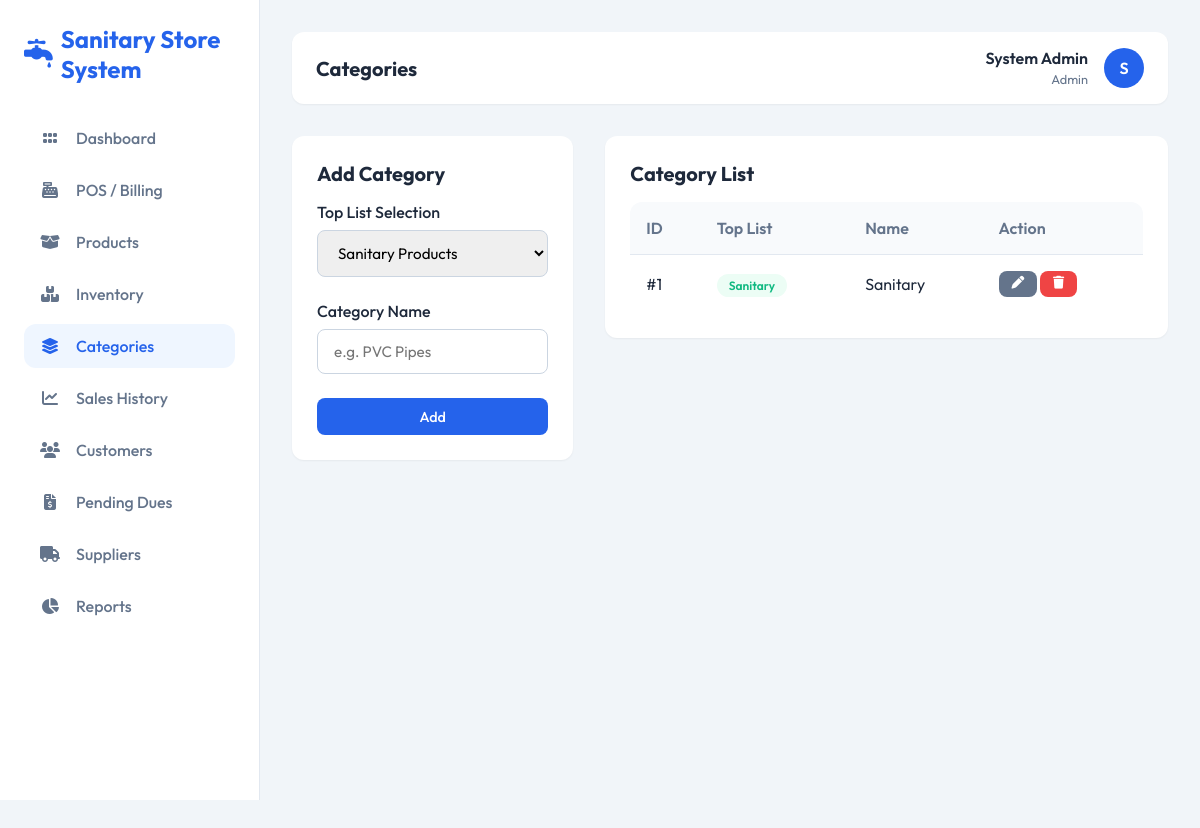
/categories.php, run on the app's committed database.
### tables this page shows
CREATE TABLE IF NOT EXISTS categories (
    id INT AUTO_INCREMENT PRIMARY KEY,
    name VARCHAR(100) NOT NULL,
    top_list VARCHAR(50) DEFAULT 'sanitary'
);

### categories.php (the view, shortened to what this page needs)
<?php
include 'includes/header.php';
$edit_id = null;
$edit_name = '';
$categories = $conn->query("SELECT * FROM categories ORDER BY id DESC");
?>
<div class="app-container" style="padding: 0;">
    <div style="display: grid; grid-template-columns: 1fr 2fr; gap: 2rem;">
        <div>
            <div class="card">
                <h3 style="margin-bottom: 1rem; font-size: 1.25rem;"><?= $edit_id ? 'Edit Category' : 'Add Category' ?></h3>
                <form method="POST">
                    <div class="form-group">
                        <label>Top List Selection</label>
                        <select name="top_list" class="form-control" required>
                            <option value="sanitary" <?= ($edit_top_list ?? 'sanitary') == 'sanitary' ? 'selected' : '' ?>>Sanitary Products</option>
                        </select>
                    </div>
                    <div class="form-group">
                        <label>Category Name</label>
                        <input type="text" name="name" class="form-control" required value="<?= htmlspecialchars($edit_name) ?>" placeholder="e.g. PVC Pipes">
                    </div>
                    <div style="display: flex; gap: 0.5rem;">
                        <button type="submit" class="btn btn-primary" style="flex: 1;">
                            <?= $edit_id ? 'Update' : 'Add' ?>
                        </button>
                    </div>
                </form>
            </div>
        </div>
        <div>
            <div class="card">
                <h3 style="margin-bottom: 1rem; font-size: 1.25rem;">Category List</h3>
                <div class="table-container" style="box-shadow: none; padding: 0;">
                    <table>
                        <thead>
                            <tr>
                                <th>ID</th>
                                <th>Top List</th>
                                <th>Name</th>
                                <th>Action</th>
                            </tr>
                        </thead>
                        <tbody>
                            <?php while($row = $categories->fetch_assoc()): ?>
                            <tr>
                                <td>#<?= $row['id'] ?></td>
                                <td>
                                    <span class="badge" style="background: <?= $row['top_list'] == 'hardware' ? '#eff6ff' : ($row['top_list'] == 'sanitary' ? '#ecfdf5' : '#fff7ed') ?>; color: <?= $row['top_list'] == 'hardware' ? '#2563eb' : ($row['top_list'] == 'sanitary' ? '#10b981' : '#f97316') ?>;">
                                        <?= ucfirst($row['top_list']) ?>
                                    </span>
                                </td>
                                <td><?= htmlspecialchars($row['name']) ?></td>
                                <td>
                                    <a href="categories.php?edit=<?= $row['id'] ?>" class="btn btn-secondary btn-sm"><i class="fa-solid fa-pen"></i></a>
                                    <a href="categories.php?delete=<?= $row['id'] ?>" class="btn btn-danger btn-sm" onclick="return confirm('Delete this category?')"><i class="fa-solid fa-trash"></i></a>
                                </td>
                            </tr>
                            <?php endwhile; ?>
                        </tbody>
                    </table>
                </div>
            </div>
        </div>
    </div>
</div>
<?php include 'includes/footer.php'; ?>

### assets/css/style.css (style rules this page uses)
:root { --primary-color: #2563eb; --primary-dark: #1d4ed8; --secondary-color: #475569; --accent-color: #0ea5e9; --background-color: #f1f5f9; --card-bg: #ffffff; --text-color: #1e293b; --text-light: #64748b; --success-color: #10b981; --warning-color: #f59e0b; --danger-color: #ef4444; --border-radius: 12px; --sidebar-width: 260px; --header-height: 70px; --transition: all 0.3s ease; --shadow-sm: 0 1px 2px 0 rgb(0 0 0 / 0.05); --shadow-md: 0 4px 6px -1px rgb(0 0 0 / 0.1), 0 2px 4px -2px rgb(0 0 0 / 0.1); --shadow-lg: 0 10px 15px -3px rgb(0 0 0 / 0.1), 0 4px 6px -4px rgb(0 0 0 / 0.1); }
* { margin: 0; padding: 0; box-sizing: border-box; font-family: 'Outfit', sans-serif; }
body { background-color: var(--background-color); color: var(--text-color); min-height: 100vh; }
.app-container { display: flex; min-height: 100vh; }
.card { background: var(--card-bg); padding: 1.5rem; border-radius: var(--border-radius); box-shadow: var(--shadow-sm); transition: var(--transition); border: 1px solid transparent; }
.table-container { background: var(--card-bg); padding: 1.5rem; border-radius: var(--border-radius); box-shadow: var(--shadow-sm); overflow-x: auto; }
table { width: 100%; border-collapse: collapse; }
th, td { padding: 1rem; text-align: left; border-bottom: 1px solid #e2e8f0; }
th { font-weight: 600; color: var(--text-light); background: #f8fafc; }
tr:last-child td { border-bottom: none; }
.btn { display: inline-flex; align-items: center; justify-content: center; padding: 0.6rem 1.2rem; border-radius: 8px; border: none; cursor: pointer; font-weight: 500; transition: var(--transition); text-decoration: none; font-size: 0.9rem; gap: 0.5rem; }
.btn-primary { background: var(--primary-color); color: white; }
.btn-secondary { background: var(--text-light); color: white; }
.btn-danger { background: var(--danger-color); color: white; }
.btn-sm { padding: 0.4rem 0.8rem; font-size: 0.8rem; }
.form-group { margin-bottom: 1.5rem; }
.form-group label { display: block; margin-bottom: 0.5rem; font-weight: 500; color: var(--text-color); }
.form-control { width: 100%; padding: 0.75rem 1rem; border: 1px solid #cbd5e1; border-radius: 8px; font-size: 0.95rem; transition: var(--transition); }
.badge { padding: 0.25rem 0.75rem; border-radius: 9999px; font-size: 0.75rem; font-weight: 600; }

### data on the page
categories: id "1", top_list "Sanitary", name "Sanitary"

### other printed values
$page "Categories"
$_SESSION['username'] "System Admin"
$_SESSION['role'] "Admin"
substr($_SESSION['username'], 0, 1) "S"
